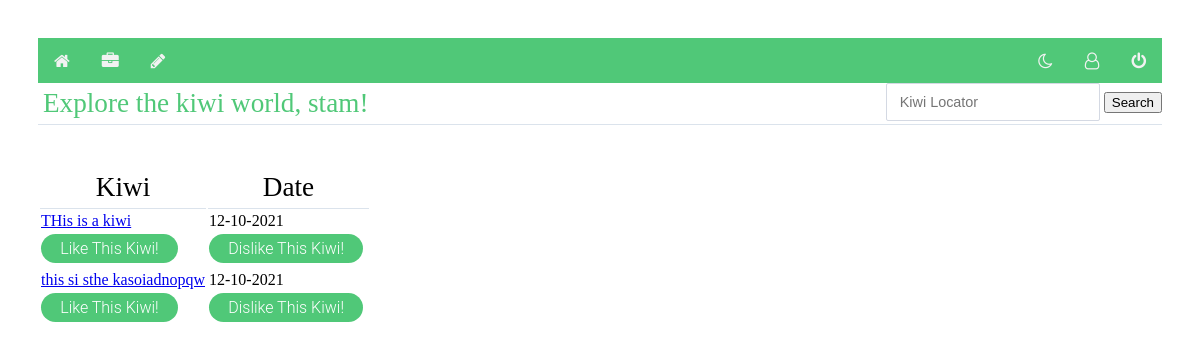
Before: /index (signed in) with the older database file.
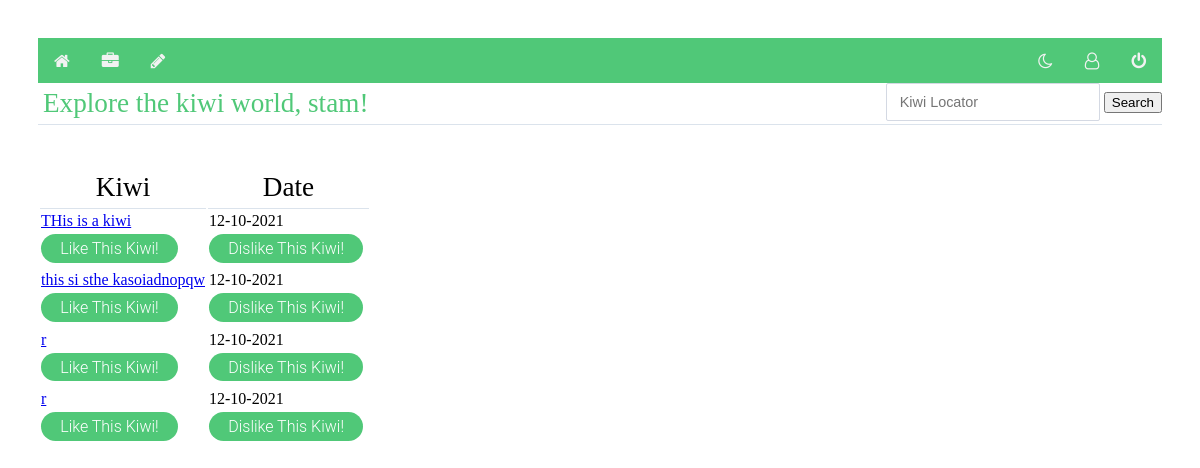
After: the same page with the newer database file.
### models.py (models this page shows, shortened)
class Note(db.Model):
    id = db.Column("id", db.Integer, primary_key=True)
    title = db.Column("title", db.String(200))
    text = db.Column("text", db.String(100))
    date = db.Column("date", db.String(50))
    user_id = db.Column(db.Integer,db.ForeignKey("user.id"), nullable = False)
    comments = db.relationship("Comment", backref="note",cascade = "all, delete-orphan", lazy=True)
    score = db.Column("score", db.Integer)
    votes = db.Column("totalVotes", db.Integer)

### flask06.py (the view)
@app.route('/')
@app.route('/index')
def index():
    if session.get('user'):
        all_notes = db.session.query(Note).all()
        return render_template('index.html', notes=all_notes, user=session['user'])
    else:
        return redirect(url_for('login'))

### forms.py
class SearchForm(FlaskForm):
    results = StringField('Results', validators=[DataRequired()])
    submit = SubmitField("Submit")

### flask06.py (called while the page is built)
@app.context_processor
def base():
    form = SearchForm()
    return dict(form=form)

### templates/index.html (shortened to what this page needs)
<!DOCTYPE html>
<html lang="en">
    <head>
        <link rel="stylesheet" href="{{ url_for('static', filename='main.css') }}">
        <link rel="stylesheet" href="{{ url_for('static', filename='forms.css') }}">
        <link rel="stylesheet" href="https://cdnjs.cloudflare.com/ajax/libs/font-awesome/4.7.0/css/font-awesome.css">
    </head>
    <div class="topnav">
        <nav>
            {% if user %}
            <a class="fa fa-home" href="{{url_for('index')}}"></a>
            <a class="fa fa-briefcase"href="{{url_for('get_notes')}}"></a>
            <a class="fa fa-pencil"href="{{url_for('new_note')}}"></a>
            <div class="topnav-right">
                <a class="fa fa-moon-o" onclick="myFunction()"></a>
                <a class="fa fa-user-o"href="{{url_for('get_accounts')}}"></a>
                <a class="fa fa-power-off" href="{{url_for('logout')}}"></a>
            </div>
            {% else %}
            <a href="{{url_for('login')}}">Login</a>
            <a href="{{url_for('register')}}">Register</a>
            {% endif %}
        </nav>
    </div>
<body>
<div class="searchStuff">
        <form method="POST" action="{{ url_for('search')}}" class="searching">
                <input class="form-search" type="search" placeholder="Kiwi Locator" aria-label="Locate"
                       name="results">
                <button class="search-btn" type="submit">Search</button>
            </form>
    </div>
        <h1 class="title">Explore the kiwi world, {{user}}!</h1>
        <table>
                <th class="title">Kiwi</th>
                <th class="title">Date</th>
            {% for note in notes %}
            <tr>
                <td><a href="{{ url_for('get_note', note_id=note.id) }}">{{ note.title }}</a>
                <td>{{ note.date }}</td>
                    </form></tr>
                <td><a class="button3" href="{{ url_for('voteLike', note_id=note.id) }}">Like This Kiwi!</a>
                <td><a class="button3" href="{{ url_for('voteDislike', note_id=note.id) }}">Dislike This Kiwi!</a>
                </td>
            {% endfor %}
        </table>
    </body>
</html>

### static/main.css (style rules this page uses)
body { padding: 30px 30px; background: light grey; }
h1 { color: #50C878; }
.topnav { background-color: #50C878; overflow: hidden; }
.topnav a { float: left; color: #f2f2f2; text-align: center; padding: 14px 16px; text-decoration: none; font-size: 17px; }
.topnav-right { float: right; }
.searchStuff { float: right; }
a.button3 { display:inline-block; padding:0.3em 1.2em; margin:0 0.3em 0.3em 0; border-radius:2em; box-sizing: border-box; text-decoration:none; font-family:'Roboto',sans-serif; font-weight:300; color:#FFFFFF; background-color: #50C878; text-align:center; transition: all 0.2s; }

### static/forms.css (style rules this page uses)
form { width: 100%; }
.title { font-size: 1.7rem; font-weight: 300; border-bottom: 1px solid #dbe3ec; padding: 5px; margin: 0 0 40px 0; }
input, textarea { padding: 10px 13px; margin-bottom: 15px; border-radius: 2px; border: 1px solid #d4d9e3; font-weight: 200; color: #4d5060; font-family: 'Poppins', sans-serif; font-size: .9em; }

Changed rows visible on the page:
added Note: title "r", date "12-10-2021"
added Note: title "r", date "12-10-2021"
